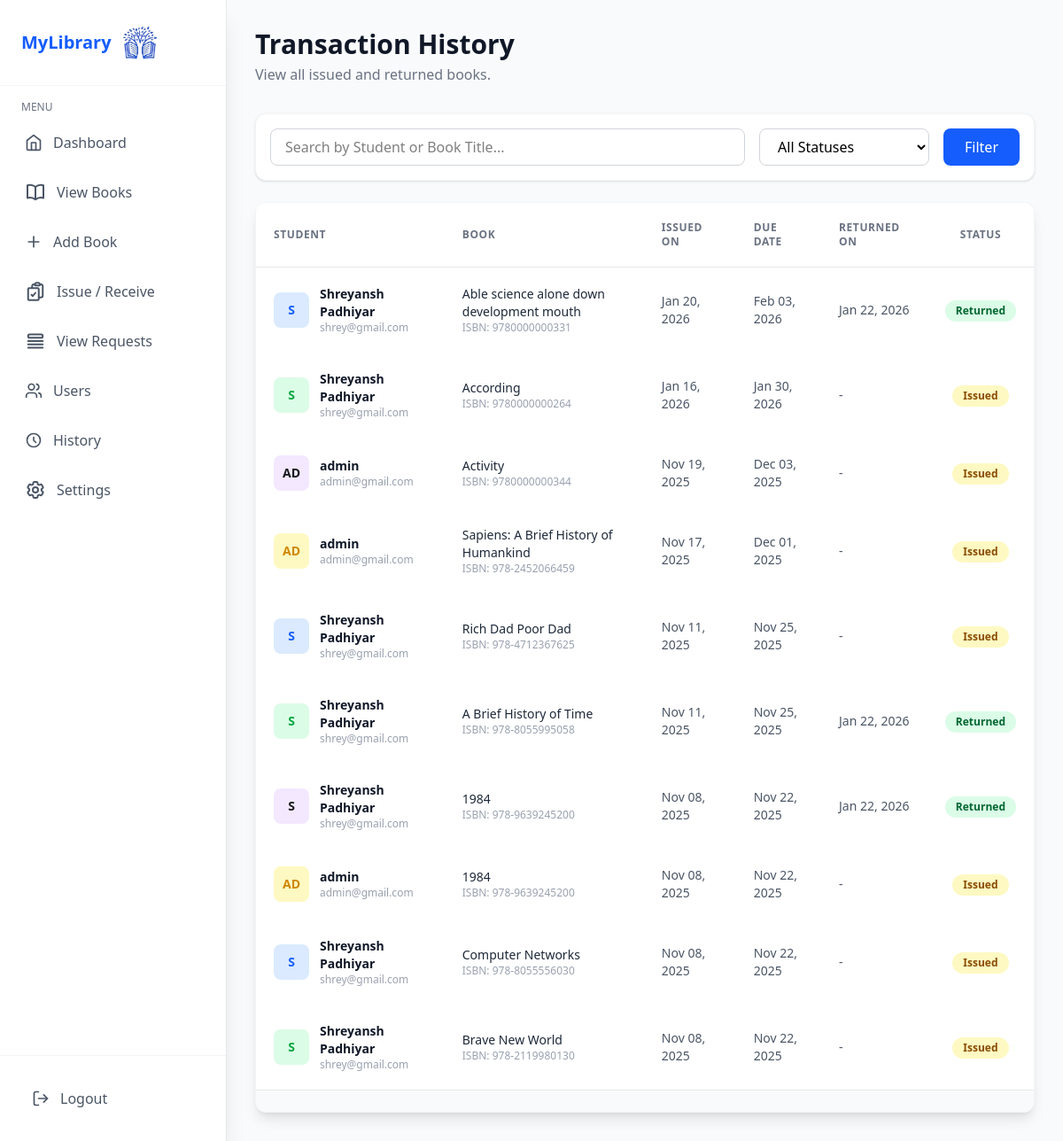
Page /issue-history/ (signed in) on the committed database.
### library_db/models.py (models this page shows, shortened)
class IssueRecord(models.Model):
    STATUS_CHOICES = [
        ('issued', 'Issued'),
        ('returned', 'Returned'),
        ('overdue', 'Overdue'),
    ]
    issue_id = models.AutoField(primary_key=True)
    user = models.ForeignKey(settings.AUTH_USER_MODEL, on_delete=models.CASCADE, related_name='issues')
    book = models.ForeignKey(Book, on_delete=models.CASCADE, related_name='issues')
    issue_date = models.DateField()
    due_date = models.DateField()
    return_date = models.DateField(blank=True, null=True)
    status = models.CharField(max_length=20, choices=STATUS_CHOICES)

class CustomUser(AbstractUser):
    phone = models.CharField(max_length=15, unique=True, null=True, blank=True)
    email = models.EmailField(unique=True)
    USERNAME_FIELD = 'email'
    REQUIRED_FIELDS = ['username', 'phone']

class Book(models.Model):
    book_id = models.AutoField(primary_key=True)
    isbn = models.CharField(max_length=20, unique=True)
    title = models.CharField(max_length=255)
    author = models.CharField(max_length=100)
    genre = models.ManyToManyField(Genre, related_name='books')
    language = models.ForeignKey(Language, on_delete=models.CASCADE, related_name='books', null=True)
    description = models.TextField(blank=True, null=True)
    image_url = models.URLField(max_length=500, blank=True, null=True)
    total_copies = models.IntegerField()
    available_copies = models.IntegerField()
    def genre_display(self):
      return ', '.join(genre.genre_name for genre in self.genre.all())
    genre_display.short_description = 'Genres'

### LMS/views.py (the view, shortened to what this page needs)
# urls.py: path('issue-history/', views.issue_history, name='issue_history'),
@staff_member_required
def issue_history(request):
    query = request.GET.get('search', '')
    status_filter = request.GET.get('status', '')
    records = IssueRecord.objects.select_related('user', 'book').all().order_by('-issue_date')
    if status_filter:
        records = records.filter(status=status_filter)
    paginator = Paginator(records, 10)
    page_number = request.GET.get('page')
    page_obj = paginator.get_page(page_number)
    context = {
        'records': page_obj,
        'search_query': query,
        'status_filter': status_filter
    }
    return render(request, 'admin/issue_history.html', context)

### templates/admin/issue_history.html (shortened to what this page needs)
{% extends "base.html" %}
{% block content %}
<div class="flex-1 ml-0 md:ml-64 main-content-scroll bg-gray-50">
    <main class="p-4 md:p-8">
        <h1 class="text-3xl font-bold text-gray-900 mb-1">Transaction History</h1>
        <p class="text-gray-500 mb-8">View all issued and returned books.</p>
        <div class="bg-white p-4 rounded-xl shadow-sm border border-gray-100 mb-6">
            <form method="GET" class="flex flex-col md:flex-row gap-4 text-black">
                <div class="flex-grow">
                    <input type="text" name="search" value="{{ search_query }}"
                           placeholder="Search by Student or Book Title..."
                           class="w-full px-4 py-2 border border-gray-300 rounded-lg focus:ring-2 focus:ring-blue-500 focus:outline-none">
                </div>
                <div class="w-full md:w-48">
                    <select name="status" class="w-full px-4 py-2 border border-gray-300 rounded-lg focus:ring-2 focus:ring-blue-500 focus:outline-none" onchange="this.form.submit()">
                        <option value="">All Statuses</option>
                    </select>
                </div>
                <button type="submit" class="bg-blue-600 text-white px-6 py-2 rounded-lg hover:bg-blue-700 transition">
                    Filter
                </button>
            </form>
        </div>
        <div class="bg-white rounded-xl shadow-lg border border-gray-100 overflow-hidden">
            <div class="overflow-x-auto">
                <table class="w-full text-left border-collapse">
                    <thead>
                        <tr class="bg-white border-b border-gray-200">
                            <th class="p-5 text-xs font-bold text-gray-500 uppercase tracking-wider">STUDENT</th>
                            <th class="p-5 text-xs font-bold text-gray-500 uppercase tracking-wider">BOOK</th>
                            <th class="p-5 text-xs font-bold text-gray-500 uppercase tracking-wider">ISSUED ON</th>
                            <th class="p-5 text-xs font-bold text-gray-500 uppercase tracking-wider">DUE DATE</th>
                            <th class="p-5 text-xs font-bold text-gray-500 uppercase tracking-wider">RETURNED ON</th>
                            <th class="p-5 text-xs font-bold text-gray-500 uppercase tracking-wider text-center">STATUS</th>
                        </tr>
                    </thead>
                    <tbody class="divide-y divide-gray-100">
                        {% for record in records %}
                        {% cycle 'bg-blue-100 text-blue-600' 'bg-green-100 text-green-600' 'bg-purple-100 text-purple-600' 'bg-yellow-100 text-yellow-600' as circle_class silent %}
                        <tr class="hover:bg-gray-50 transition-colors duration-150">
                            <td class="p-5">
                                <div class="flex items-center gap-3">
                                    <div class="w-10 h-10 flex-shrink-0 flex items-center justify-center rounded-lg {{ circle_class }} font-bold text-sm">
                                        {% if record.user.first_name %}
                                            {{ record.user.first_name|first|upper }}{{ record.user.last_name|first|upper }}
                                        {% else %}
                                            {{ record.user.username|slice:":2"|upper }}
                                        {% endif %}
                                    </div>
                                    <div>
                                        <p class="text-sm font-bold text-gray-900">
                                            {{ record.user.get_full_name|default:record.user.username }}
                                        </p>
                                        <p class="text-xs text-gray-400 font-normal">
                                            {{ record.user.email }}
                                        </p>
                                    </div>
                                </div>
                            </td>
                            <td class="p-5">
                                <p class="text-sm font-medium text-gray-800">{{ record.book.title }}</p>
                                <p class="text-xs text-gray-400 mt-0.5">ISBN: {{ record.book.isbn }}</p>
                            </td>
                            <td class="p-5 text-sm text-gray-600 whitespace-nowrap">
                                {{ record.issue_date|date:"M d, Y" }}
                            </td>
                            <td class="p-5 text-sm text-gray-600 whitespace-nowrap">
                                {{ record.due_date|date:"M d, Y" }}
                            </td>
                            <td class="p-5 text-sm text-gray-600 whitespace-nowrap">
                                {% if record.return_date %}
                                    {{ record.return_date|date:"M d, Y" }}
                                {% else %}
                                    <span class="text-gray-300">-</span>
                                {% endif %}
                            </td>
                            <td class="p-5 text-center">
                                {% if record.status == 'issued' %}
                                    <span class="inline-flex items-center px-3 py-1 rounded-full text-xs font-bold bg-yellow-100 text-yellow-800">
                                        Issued
                                    </span>
                                {% elif record.status == 'returned' %}
                                    <span class="inline-flex items-center px-3 py-1 rounded-full text-xs font-bold bg-green-100 text-green-800">
                                        Returned
                                    </span>
                                {% elif record.status == 'overdue' %}
                                    <span class="inline-flex items-center px-3 py-1 rounded-full text-xs font-bold bg-red-100 text-red-800">
                                        Overdue
                                    </span>
                                {% else %}
                                    <span class="inline-flex items-center px-3 py-1 rounded-full text-xs font-bold bg-gray-100 text-gray-800">
                                        {{ record.status|title }}
                                    </span>
                                {% endif %}
                            </td>
                        </tr>
                        {% empty %}
                        <tr>
                            <td colspan="6" class="p-10 text-center text-gray-500">
                                No records found matching your filters.
                            </td>
                        </tr>
                        {% endfor %}
                    </tbody>
                </table>
            </div>
            {% if records.has_other_pages %}
            <div class="bg-gray-50 px-4 py-3 border-t border-gray-200 flex items-center justify-between sm:px-6">
            </div>
            {% endif %}
        </div>
    </main>
</div>
{% endblock %}

### templates/base.html (style rules this page uses)
html, body, #app-container { height: 100%; overflow: hidden; }
.main-content-scroll { overflow-y: auto; height: 100vh; }

### rows in the picture
IssueRecord: user.first_name|first "S", user.get_full_name "Shreyansh Padhiyar", user.email "shrey@gmail.com", book "Able science alone down development mouth", book.isbn "9780000000331", issue_date "Jan 20, 2026", due_date "Feb 03, 2026", return_date "Jan 22, 2026", status "Returned"
IssueRecord: user.first_name|first "S", user.get_full_name "Shreyansh Padhiyar", user.email "shrey@gmail.com", book "According", book.isbn "9780000000264", issue_date "Jan 16, 2026", due_date "Jan 30, 2026", status "Issued"
IssueRecord: user.username "AD", user.get_full_name "admin", user.email "admin@gmail.com", book "Activity", book.isbn "9780000000344", issue_date "Nov 19, 2025", due_date "Dec 03, 2025", status "Issued"
IssueRecord: user.username "AD", user.get_full_name "admin", user.email "admin@gmail.com", book "Sapiens: A Brief History of Humankind", book.isbn "978-2452066459", issue_date "Nov 17, 2025", due_date "Dec 01, 2025", status "Issued"
IssueRecord: user.first_name|first "S", user.get_full_name "Shreyansh Padhiyar", user.email "shrey@gmail.com", book "Rich Dad Poor Dad", book.isbn "978-4712367625", issue_date "Nov 11, 2025", due_date "Nov 25, 2025", status "Issued"
IssueRecord: user.first_name|first "S", user.get_full_name "Shreyansh Padhiyar", user.email "shrey@gmail.com", book "A Brief History of Time", book.isbn "978-8055995058", issue_date "Nov 11, 2025", due_date "Nov 25, 2025", return_date "Jan 22, 2026", status "Returned"
IssueRecord: user.first_name|first "S", user.get_full_name "Shreyansh Padhiyar", user.email "shrey@gmail.com", book "1984", book.isbn "978-9639245200", issue_date "Nov 08, 2025", due_date "Nov 22, 2025", return_date "Jan 22, 2026", status "Returned"
IssueRecord: user.username "AD", user.get_full_name "admin", user.email "admin@gmail.com", book "1984", book.isbn "978-9639245200", issue_date "Nov 08, 2025", due_date "Nov 22, 2025", status "Issued"
IssueRecord: user.first_name|first "S", user.get_full_name "Shreyansh Padhiyar", user.email "shrey@gmail.com", book "Computer Networks", book.isbn "978-8055556030", issue_date "Nov 08, 2025", due_date "Nov 22, 2025", status "Issued"
IssueRecord: user.first_name|first "S", user.get_full_name "Shreyansh Padhiyar", user.email "shrey@gmail.com", book "Brave New World", book.isbn "978-2119980130", issue_date "Nov 08, 2025", due_date "Nov 22, 2025", status "Issued"
